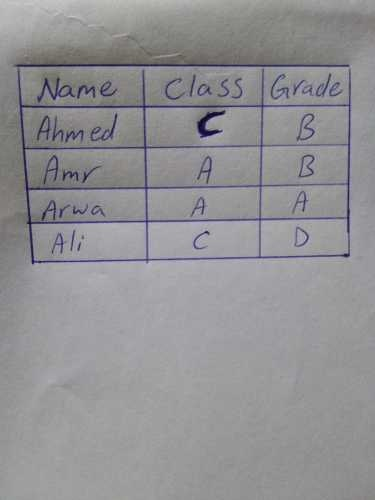
#> input picture HRT Recognition/code/1.jpg, 375 x 500 px
$ python -i tablebreaker.py   (imports and definitions only)
#> lines starting #> are read from the running program, lines starting #| are printed output that depends on the picture; after the words box and inside, x2 and y2 are one past the last pixel; in counts of white or black regions, pixels touching at a corner belong together
#> further down, picture is the input picture: shape (500, 375, 3); mean B, G, R 148.2, 145.4, 146
####################################################################################################
# importing useful libs
####################################################################################################
import matplotlib.pyplot as plt
import matplotlib.image as mpimg
from math import hypot, pi, cos, sin
import numpy as np
import cv2 as cv

####################################################################################################
# define function that used to show the images using plt lib (if needed)
####################################################################################################
def showImg(img):
    temp = cv.cvtColor(img, cv.COLOR_BGR2RGB)
    testimageplot = plt.imshow(temp,'gray')
    return temp

####################################################################################################
# define the pre_processing function
#   - it takes input image and return no. of cols and rows and image cells
####################################################################################################

##########################################################################################
def pre_processing (img):
# ####################################################################################################
# # 1-Apply gaussian blurring to reduce noise
# # 2-convert image to grayscale and apply hough transform on it
# # 3-convert hough output to :
# #         - vlines array that contain vertical lines
# #         - hlines array that contain horizontal lines
# ####################################################################################################
    vlines = []
    hlines = []

    blur = cv.GaussianBlur(img,(3,3),0)
    gray = cv.cvtColor(blur,cv.COLOR_BGR2GRAY)
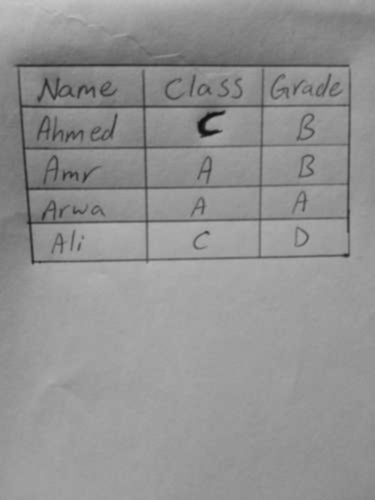
#> gray: shape (500, 375); min 13, max 196, mean 145.9
    edges = cv.Canny(gray,25,150,apertureSize = 3)
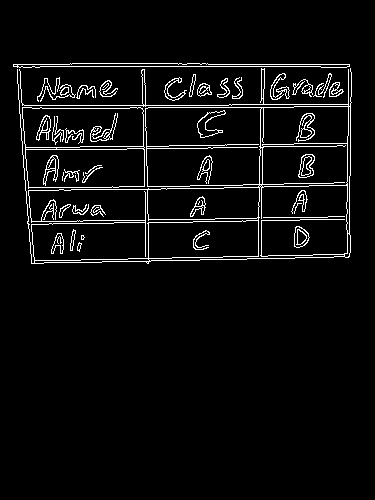
#> edges: shape (500, 375); 4.7% white in thin lines or dots, all inside (x1, y1, x2, y2) = (13, 63, 352, 264)
    lines = cv.HoughLines(edges,1,pi/180,100)
#> lines = 35 rows, first 8: [66, 1.57], [222, 1.55], [191, 1.55], [263, 1.55], [151, 1.55], [105, 1.57], [64, 1.57], [225, 1.55]
    for i in range(len(lines)):
        for rho,theta in lines[i]:
            a = np.cos(theta)
            b = np.sin(theta)
            x0 = a*rho
            y0 = b*rho
            x1 = int(x0 + 375*(-b))
            y1 = int(y0 + 375*(a))
            x2 = int(x0 - 500*(-b))
            y2 = int(y0 - 500*(a))
        if(-70 <= (x1-x2) <= 70):
            vlines.append([x1,y1,x2,y2])

        if(-70 <= (y1-y2) <= 70):
            hlines.append([x1,y1,x2,y2])
#> this loop made 35 passes
#> after the loop, hlines = 24 items, first 6: [-375, 65, 499, 66], [-371, 228, 503, 213], [-371, 197, 503, 182], [-370, 269, 504, 254], [-372, 157, 502, 142], [-375, 104, 499, 105]; vlines = [[258, 379, 273, -495], [255, 379, 270, -495], [134, -377, 149, 497], [343, 381, 358, -493], [-14, -374, 46, 497], [145, 375, 145, -500], [261, 375, 261, -500], [136, -377, 151, 497], [-11, -375, 49, 497], [347, 375, 347, -500]]


# ####################################################################################################
# # remove duplication from vlines array (some of vlines in the table detected by more than one line)
# ####################################################################################################
    dup = []
    for i in range(len(vlines)) :
        for j in range(len(vlines)):
            if i >= j :
                continue
            if  ((-15 <= vlines[i][0]-vlines[j][0] <= 15 ) or (-15 <= vlines[i][2]-vlines[j][2] <= 15 )):
                dup.append(j)
#> this loop made 10 passes
#> after the loop, dup = [1, 6, 6, 5, 7, 9, 8, 7]

    dup.sort()
    dup = list(set(dup))
#> dup = [1, 5, 6, 7, 8, 9]
    for i in range(len(dup)):
        vlines.pop(dup[i]-i)
#> this loop made 6 passes
#> after the loop, vlines = [[258, 379, 273, -495], [134, -377, 149, 497], [343, 381, 358, -493], [-14, -374, 46, 497]]

# ####################################################################################################
# # remove duplication from hlines array (some of hlines in the table detected by more than one line)
# ####################################################################################################
    hdup = []
    for i in range(len(hlines)) :
        for j in range(len(hlines)):
            if i >= j :
                continue
            if ((-15 <= (hlines[i][3]-hlines[j][3]) <= 15 ) or (-15 <= (hlines[i][1]-hlines[j][1]) <= 15 )):
                hdup.append(j)
#> this loop made 24 passes
#> after the loop, hdup = 41 values, max 23 at index 10, min 6 at index 0, mean 17.17
    hdup.sort()
    hdup = list(set(hdup))
#> hdup = [6, 7, 8, 9, 10, 11, 12, 13, 14, 15, 16, 17, 18, 19, 20, 21, 22, 23]
    for i in range(len(hdup)):
        z = hdup[i]-i
        hlines.pop(z) ,z , len(hlines)
#> this loop made 18 passes
#> after the loop, hlines = [[-375, 65, 499, 66], [-371, 228, 503, 213], [-371, 197, 503, 182], [-370, 269, 504, 254], [-372, 157, 502, 142], [-375, 104, 499, 105]]

# ####################################################################################################
# # sort vlines and hlines w.r.t. x1 and y1 respectively
# ####################################################################################################
    vlines_x1s = [ line[0] for line in vlines ]
#> vlines_x1s = [258, 134, 343, -14]
    vlines = [line for x1, line in sorted(zip(vlines_x1s, vlines)) ]
#> vlines = [[-14, -374, 46, 497], [134, -377, 149, 497], [258, 379, 273, -495], [343, 381, 358, -493]]

    hlines_y1s = [ line[1] for line in hlines ]
#> hlines_y1s = [65, 228, 197, 269, 157, 104]
    hlines = [line for y1, line in sorted(zip(hlines_y1s, hlines))]
#> hlines = [[-375, 65, 499, 66], [-375, 104, 499, 105], [-372, 157, 502, 142], [-371, 197, 503, 182], [-371, 228, 503, 213], [-370, 269, 504, 254]]
# ####################################################################################################
# # Raise an exception if there is no tables in the input image detected
# ####################################################################################################
    n_cols = len(vlines) - 1
#> n_cols = 3
    n_rows = len(hlines) - 1
#> n_rows = 5
    if (n_cols == 0) or (n_rows == 0) :
        raise Exception('There is no tables can be found')
# ####################################################################################################
# # get the intersection points
# ####################################################################################################
    eps = 1e-10
    inter_pts = []
    for h in hlines:
        for v in vlines:
            x_h1, y_h1, x_h2, y_h2 = h
            x_v1, y_v1, x_v2, y_v2 = v

            m_h = (y_h2 - y_h1) / (x_h2 - x_h1)
            c_h = y_h1 - m_h * x_h1

            m_v = (y_v2 - y_v1) / (x_v2 - x_v1 + eps)
            c_v = y_v1 - m_v * x_v1

            x_inter = int((c_v - c_h) / (m_h - m_v + eps))
            y_inter = int(m_h * x_inter + c_h)

            inter_pts.append( (x_inter, y_inter) )
#> this loop made 6 passes
#> after the loop, inter_pts = [(16, 65), (141, 65), (263, 65), (348, 65), (18, 104), (142, 104), (262, 104), (347, 104), (22, 150), (143, 148), (261, 146), (347, 144), (24, 190), (143, 188), (261, 186), (346, 184), (26, 221), (144, 219), (260, 217), (345, 215), (29, 262), (144, 260), (260, 258), (345, 256)]
# ####################################################################################################
# # 1- segmentation :
# #     using vlines & hlines & inter_pts (intersection points) arrays we can detect cells in the table and saving each cell as separeted image
# # 2- return no. of columns and rows oof the original table
# ####################################################################################################

    cells = []
    max_cell_width = -1
    max_cell_height = -1
    for i in range(n_cols * n_rows):
        # offset w.r.t. to the cell row
        offset = i // n_cols
        start = i + offset
        cell_coords = [ inter_pts[start], inter_pts[start + 1], inter_pts[start + n_cols + 1], inter_pts[start + n_cols + 2] ]
        cells.append(cell_coords)
        y1 = cell_coords[0][1] + 4
        y2 = cell_coords[2][1] - 4
        x1 = cell_coords[0][0] + 4
        x2 = cell_coords[1][0] - 4
        cell_array = img[y1:y2, x1:x2, :]
        try:
          cv.imwrite('{}.png'.format(i), cell_array)
        except:
          print("Invalid table entry")
          continue
#> this loop made 15 passes
#> (offset, start, cell_coords, y1, y2, x1, x2) on passes 1 to 9: (0, 0, [(16, 65), (141, 65), (18, 104), (142, 104)], 69, 100, 20, 137), (0, 1, [(141, 65), (263, 65), (142, 104), (262, 104)], 69, 100, 145, 259), (0, 2, [(263, 65), (348, 65), (262, 104), (347, 104)], 69, 100, 267, 344), (1, 4, [(18, 104), (142, 104), (22, 150), (143, 148)], 108, 146, 22, 138), (1, 5, [(142, 104), (262, 104), (143, 148), (261, 146)], 108, 144, 146, 258), (1, 6, [(262, 104), (347, 104), (261, 146), (347, 144)], 108, 142, 266, 343), (2, 8, [(22, 150), (143, 148), (24, 190), (143, 188)], 154, 186, 26, 139), (2, 9, [(143, 148), (261, 146), (143, 188), (261, 186)], 152, 184, 147, 257), (2, 10, [(261, 146), (347, 144), (261, 186), (346, 184)], 150, 182, 265, 343)
#> pass 1, in pre_processing, `cell_array = img[y1:y2, x1:x2, :]`:
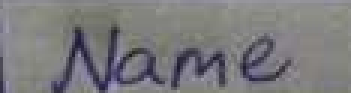
#> cell_array: shape (31, 117, 3) (shown 3 times larger); mean B, G, R 124.4, 122.3, 122.9
#> pass 2, in pre_processing, `cell_array = img[y1:y2, x1:x2, :]`:
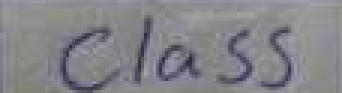
#> cell_array: shape (31, 114, 3) (shown 3 times larger); mean B, G, R 136.6, 132, 132.8
#> pass 3, in pre_processing, `cell_array = img[y1:y2, x1:x2, :]`:
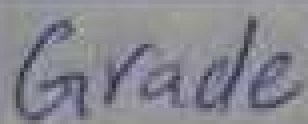
#> cell_array: shape (31, 77, 3) (shown 4 times larger); mean B, G, R 143.6, 135.4, 135.6
#> after the loop, cells = 15 items
    return (n_cols,n_rows)

>>> import cv2
>>> picture = cv2.imread('1.jpg')
>>> result = pre_processing(picture)
#> result = (3, 5)
